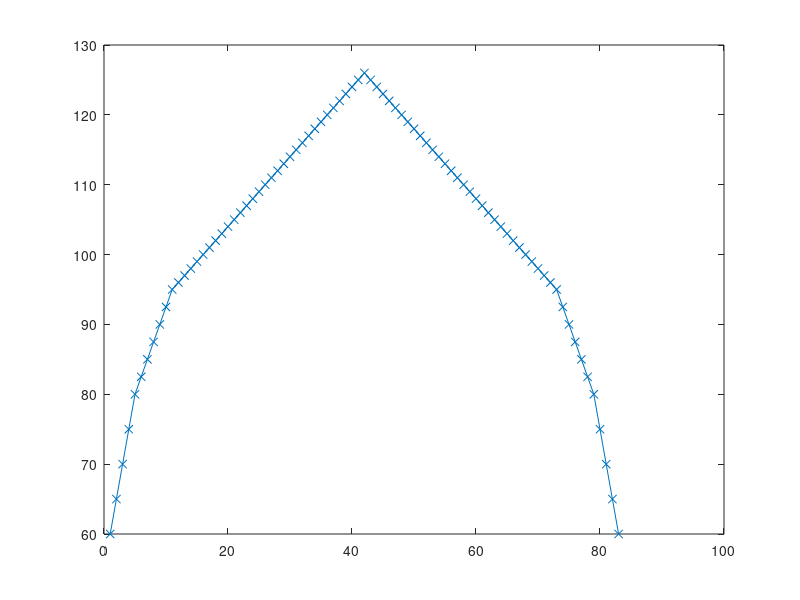

Reproduce this figure in MATLAB. (Note: this script raises an error after producing the figure.)

clc
addpath('include/')



% Temp_list = [20:2:120 118:-2:20] + 273.15;
% Temp_list = [25:25:100 75:-25:25] + 273.15;

% disp(Temp_list' - 273.15)

Deg_range = 120;
Deg_step = 1.5;
Exposition_time = 5;
Run_time = (Deg_range/Deg_step * Exposition_time)/60 * 1.10 %min


Temp_list_start = [60:5:75 80:2.5:92.5];
Temp_list_end = [92.5:-2.5:80 75:-5:60];

Tmin = 95;
Tmax = 126;
Tstep = 1;
Temp_list_mid = [Tmin:Tstep:Tmax Tmax-Tstep:-Tstep:Tmin];

Temp_list_All = [Temp_list_start Temp_list_mid Temp_list_end];

plot(Temp_list_All, '-x');

Temp_list_full = zeros(1,2*numel(Temp_list_All));
Temp_list_full(1:2:end-1) = Temp_list_All;
Temp_list_full(2:2:end) = Temp_list_All;
Temp_list_full_K = Temp_list_full + 273.15;

Number_of_runs = numel(Temp_list_full)

Exp_full_time = Run_time*Number_of_runs;


disp(Temp_list_full')
disp(['Number of runs: ' num2str(Number_of_runs/2) '*2=' num2str(Number_of_runs)])
disp(['Run time: ' num2str(Run_time) ' min'])
disp(['Full time: ' num2str(Exp_full_time/60) ' hours'])



%%

Output_file_adr = '../LabView Side/T_list_all_temps.txt';
create_file(Temp_list_full_K, Output_file_adr);



%% -------------------
function create_file(Temp_list, Output_file_adr)
if size(Temp_list, 1) ~= 1
    error('Wrong Temp list array dimentions');
end

[Max, ind] = max(Temp_list - 273.15);
if Max > 126.86
    Msg = ['Temp exceed 126C limit: T = ' num2str(Max), ' at i =  ' num2str(ind)];
    error(Msg);
end

fid = fopen(Output_file_adr, 'w');
N = numel(Temp_list);
for i = 1:N
    Line = num2str(Temp_list(i), '%6.2f');
    fwrite(fid, Line);
    if i ~= N
        fwrite(fid, newline);
    end
end
fclose(fid);
disp(['file created: ' num2str(N) ' T points'])
end









